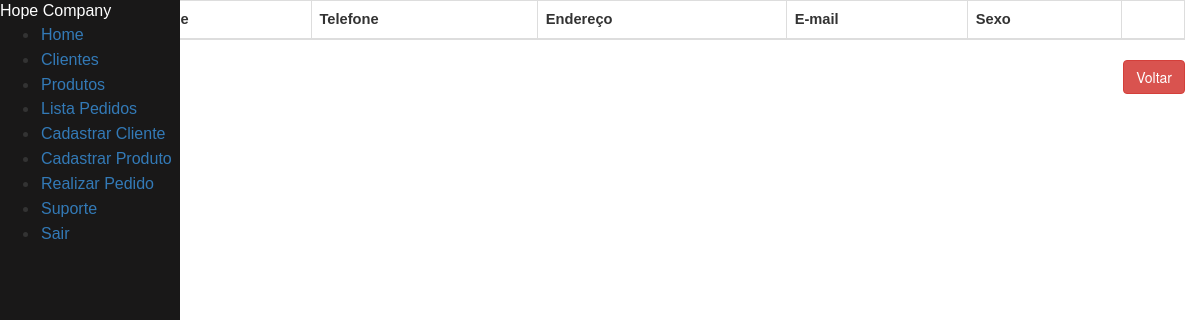
The page /cliente/ on the database as committed earlier.
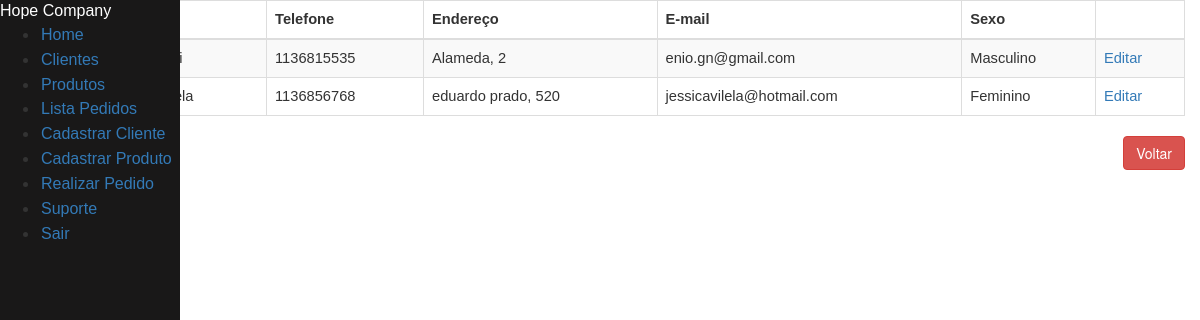
The same page on the database as committed later.
### tables this page shows
CREATE TABLE cliente (
    id_cliente INTEGER PRIMARY KEY AUTOINCREMENT,
    nome VARCHAR(50) NOT NULL,
    sexo VARCHAR(1) NOT NULL,
    telefone CHAR(11) NULL,
    endereco CHAR(100) NULL,
    email CHAR(100) NULL
);

### clientes.py (the view)
@app.route("/cliente/")
def listar_clientes_api():
    return render_template("lista_clientes.html", clientes = listar_clientes())

### clientes.py (called while the page is built)
def row_to_dict(description, row):
    if row == None:
        return None
    d = {}
    for i in range(0, len(row)):
        d[description[i][0]] = row[i]
    return d

def rows_to_dict(description, rows):
    result = []
    for row in rows:
        result.append(row_to_dict(description, row))
    return result

def conectar():
    return sqlite3.connect('clientes.db')

def listar_clientes():
    with closing(conectar()) as con, closing(con.cursor()) as cur:
        cur.execute("SELECT id_cliente, nome, sexo, telefone, endereco, email FROM cliente ORDER BY id_cliente")
        return rows_to_dict(cur.description, cur.fetchall())

### templates/lista_clientes.html (shortened to what this page needs)
{% extends "menu.html" %}
{% block content %}
<div class="container col-md-18">
    <div class="table-responsive" id="sailorTableArea">
        <table id="sailorTable" class="table table-striped table-bordered">
            <thead>
                <tr>
                    <th>ID</th>
                    <th>Nome</th>
                    <th>Telefone</th>
                    <th>Endereço</th>
                    <th>E-mail</th>
                    <th>Sexo</th>
                    <th>&nbsp;</th>
                </tr>
            </thead>
            <tbody>
                {% for cliente in clientes %}
                <tr>
                    <td>{{cliente['id_cliente']}}</td>
                    <td>{{cliente['nome']}}</td>
                    <td>{{cliente['telefone']}}</td>
                    <td>{{cliente['endereco']}}</td>
                    <td>{{cliente['email']}}</td>
                    <td>{% if cliente['sexo'] == 'M' %}Masculino{% else %}Feminino{% endif %}</td>
                    <td><a href="/cliente/{{cliente['id_cliente']}}" class="botao">Editar</a></td>
                </tr>
                {% endfor %}
            </tbody>
        </table>
        </div>
    </div>
    <div class="form-group">
        <label class="col-md-4 control-label" for="btnsalvar"></label>
        <div class="col-md-8 text-right">
            <a id="btncancelar" name="btncancelar" class="btn btn-danger" href="/menu">Voltar</a>
        </div>
    </div>
{% endblock %}

Rows that differ between the two databases and show on the page:
added cliente: telefone "1136815535", endereco "Alameda, 2", email "enio.gn@gmail.com", sexo "Masculino"
added cliente: telefone "1136856768", endereco "eduardo prado, 520", email "jessicavilela@hotmail.com", sexo "Feminino"
